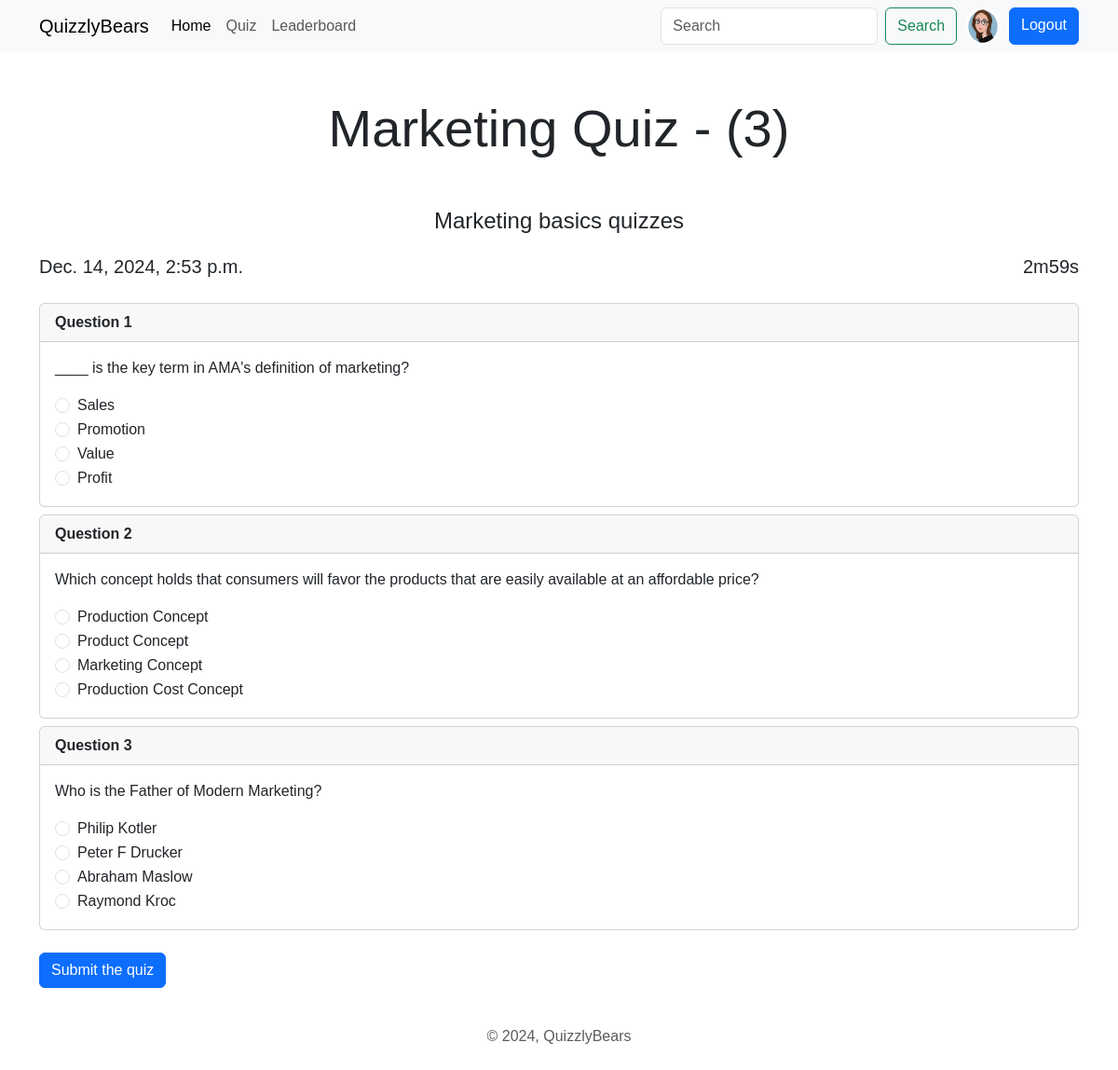
The page /quiz/2 (signed in) on the database its author committed.
### account/models.py (models this page shows, shortened)
class Profile(models.Model):
    user=models.OneToOneField(User,on_delete=models.CASCADE,null=True,verbose_name='User Object')
    bio=models.TextField(blank=True,null=True)
    profile_img=models.ImageField(upload_to='profile_images',default='user.png',blank=True,null=True,verbose_name='Profile Pic')
    location=models.CharField(max_length=100,blank=True,null=True)
    GENDER=(
        ('Male','Male'),
        ('Female','Female'),
        ('Other','Other'),
    )
    gender=models.CharField(max_length=6,choices=GENDER,blank=True,null=True)

### quiz/models.py (models this page shows, shortened)
class Quiz(models.Model):
    title=models.CharField(max_length=255)
    description=models.TextField()
    category=models.ForeignKey(Category,on_delete=models.CASCADE)
    quiz_file=models.FileField(upload_to='quiz/')
    created_at=models.DateTimeField(auto_now_add=True)
    updated_at=models.DateTimeField(auto_now=True)
    class Meta:
        verbose_name_plural='Quizzes'

class Question(models.Model):
    quiz=models.ForeignKey(Quiz,on_delete=models.CASCADE)
    text=models.TextField()

class Choice(models.Model):
    question=models.ForeignKey(Question,on_delete=models.CASCADE)
    text=models.CharField(max_length=255)
    is_correct=models.BooleanField(default=False)

### quiz/views.py (the view, shortened to what this page needs)
# urls.py: path('<int:quiz_id>',views.quiz_view,name='quiz'),
@login_required(login_url='login')
def quiz_view(request,quiz_id):
    user_object=User.objects.get(username=request.user)
    user_profile=Profile.objects.get(user=user_object)
    quiz=Quiz.objects.filter(id=quiz_id).first()
    total_questions=quiz.question_set.all().count()
    if quiz!=None:
        context={"user_profile":user_profile,"quiz":quiz}
    else:
        return redirect('all_quiz')
    return render(request,'quiz.html',context)

### templates/quiz.html (shortened to what this page needs)
{% extends 'index.html' %}
{% block content %}
    <h1 class="display-4 text-center my-5">{{quiz.title}} - ({{quiz.question_set.all|length}})</h1>
    <p class="fs-4 text-center container">{{quiz.description}}</p>
    <div class="container">
        <div class="d-flex justify-content-between">
            <span class="fs-5">{{quiz.created_at}}</span>
            <span class="fs-5" id="timer">10:00</span>
        </div>
        <div class="questions my-4">
            {% for question in quiz.question_set.all %}
            <div class="card mb-2 question">
                <div class="card-header fw-bold">
                    Question {{forloop.counter}}
                </div>
                <div class="card-body">
                    <p class="card-text">{{question.text}}</p>
                    {% for option in question.choice_set.all %}
                    <div class="form-check">
                        <label class="form-check-label" for="{{option.id}}">
                            <input class="form-check-input" value="{{option.text}}" type="radio" name="{{option.question.id}}" id="{{option.id}}">
                            {{option.text}}
                        </label>
                    </div>
                    {% endfor %}
                </div>
            </div>
            {% endfor %}
        </div>
        <form action="" method="post" id="quiz-form">
            <button type="submit" class="btn btn-primary" id="submit-button">Submit the quiz</button>
        </form>
    </div>
{% endblock content %}

### templates/components/navbar.html (shortened to what this page needs)
<nav class="navbar navbar-expand-lg bg-body-tertiary d-none d-lg-block">
    <div class="container">
        <a class="navbar-brand" href="{% url 'home' %}">QuizzlyBears</a>
        <div class="collapse navbar-collapse" id="navbarSupportedContent">
            <ul class="navbar-nav me-auto mb-2 mb-lg-0">
                <li class="nav-item">
                    <a class="nav-link active" aria-current="page" href="{% url 'home' %}">Home</a>
                </li>
                <li class="nav-item">
                    <a class="nav-link" href="{% url 'all_quiz' %}">Quiz</a>
                </li>
                <li class="nav-item">
                    <a class="nav-link" href="{% url 'leaderboard' %}">Leaderboard</a>
                </li>
            </ul>
            <form class="d-flex" role="search" action="{% url 'search_users' %}">
                <input class="form-control me-2" type="search" name="q" placeholder="Search" aria-label="Search">
                <button class="btn btn-outline-success" type="submit">Search</button>
                {% if request.user.is_authenticated %}
                <a href="{% url 'profile' request.user.username %}" data-bs-toggle="tooltip" data-bs-placement="bottom" data-bs-title="@{{request.user.username}}" class="mx-2">
                    <img src="{{user_profile.profile_img.url}}" class="rounded-circle" width="40" height="40" alt="profile_img">
                </a>
                <a href="{% url 'logout' %}" class="btn btn-primary">Logout</a>
                {% else %}
                <a href="{% url 'login' %}" class="btn btn-primary ms-2">Login</a>
                {% endif %}
            </form>
        </div>
    </div>
</nav>

### static/css/style.css (style rules this page uses)
* { font-family:Arial, Helvetica, sans-serif; }

### rows shown on the page
Profile: profile_img (picture)
Quiz: title "Marketing Quiz", question_set.all|length "3", description "Marketing basics quizzes", created_at "Dec. 14, 2024, 2:53 p.m."
Question: text "____ is the key term in AMA's definition of marketing?"
Choice: text "Sales"
Choice: text "Promotion"
Choice: text "Value"
Choice: text "Profit"
Question: text "Which concept holds that consumers will favor the products that are easily available at an affordable price?"
Choice: text "Production Concept"
Choice: text "Product Concept"
Choice: text "Marketing Concept"
Choice: text "Production Cost Concept"
Question: text "Who is the Father of Modern Marketing?"
Choice: text "Philip Kotler"
Choice: text "Peter F Drucker"
Choice: text "Abraham Maslow"
Choice: text "Raymond Kroc"
